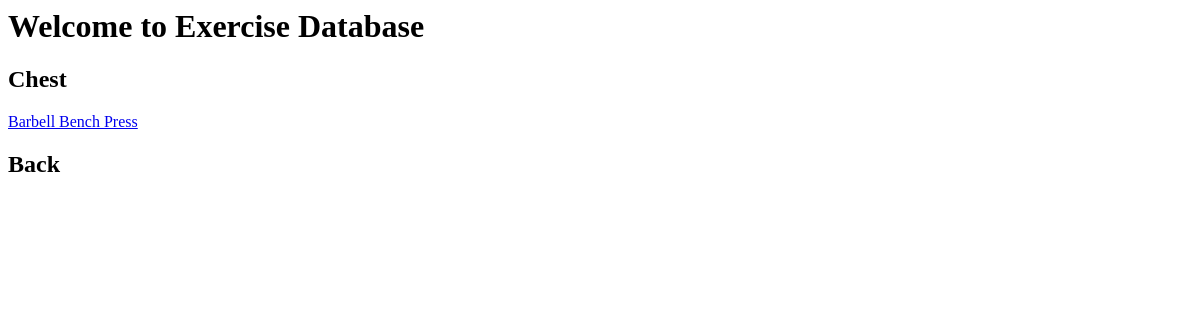
The app's page /, older data.
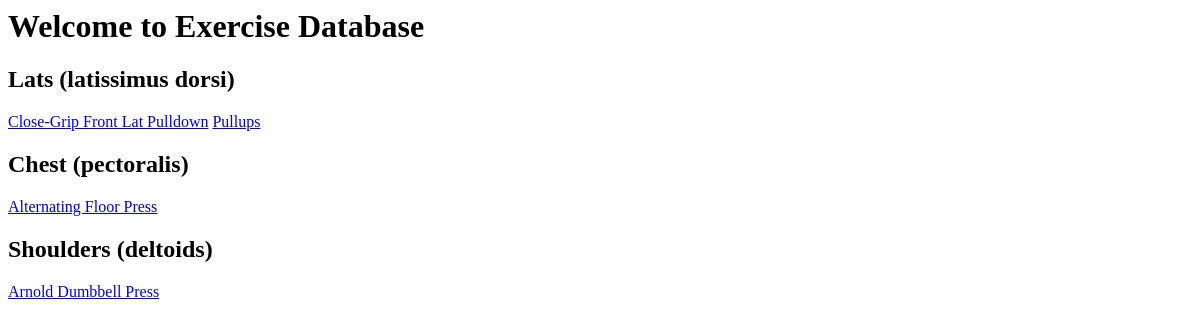
The same page, newer data.
### ultimatefitbackend/models.py (models this page shows, shortened)
class Category(models.Model):
    name = models.CharField(max_length=50)
    image = models.TextField()
    class Meta:
        verbose_name_plural = 'categories'

class Exercise(models.Model):
    name = models.CharField(max_length=100)
    description = models.TextField()
    image = models.TextField()
    image2 = models.TextField()
    video = models.TextField()
    category = models.ForeignKey(Category)

### ultimatefitbackend/views.py (the view)
# urls.py: url(r'^$', views.index, name='index'),
def index(request):
    template = loader.get_template('index.html')
    context = {
        'categories': Category.objects.all(),
    }
    return HttpResponse(template.render(context, request))

### ultimatefitbackend/templates/index.html (shortened to what this page needs)
<html>
    <head>
    </head>
    <body>
        <h1>Welcome to Exercise Database</h1>
        {% for category in categories %}
            <h2>{{ category.name }}</h2>
            {% for exercise in category.exercise_set.all %}
                <a href="/exercise/{{ exercise.id }}">{{ exercise.name }}</a>
            {% endfor %}
        {% endfor %}
    </body>
</html>

Row changes from the older to the newer data that the page shows:
removed Category: name "Chest", Exercise (name "Barbell Bench Press")
removed Category: name "Back"
added Category: name "Lats (latissimus dorsi)"
added Exercise: name "Close-Grip Front Lat Pulldown", shown under Category "Lats (latissimus dorsi)"
added Exercise: name "Pullups", shown under Category "Lats (latissimus dorsi)"
added Category: name "Chest (pectoralis)"
added Exercise: name "Alternating Floor Press", shown under Category "Chest (pectoralis)"
added Category: name "Shoulders (deltoids)", Exercise (name "Arnold Dumbbell Press")
